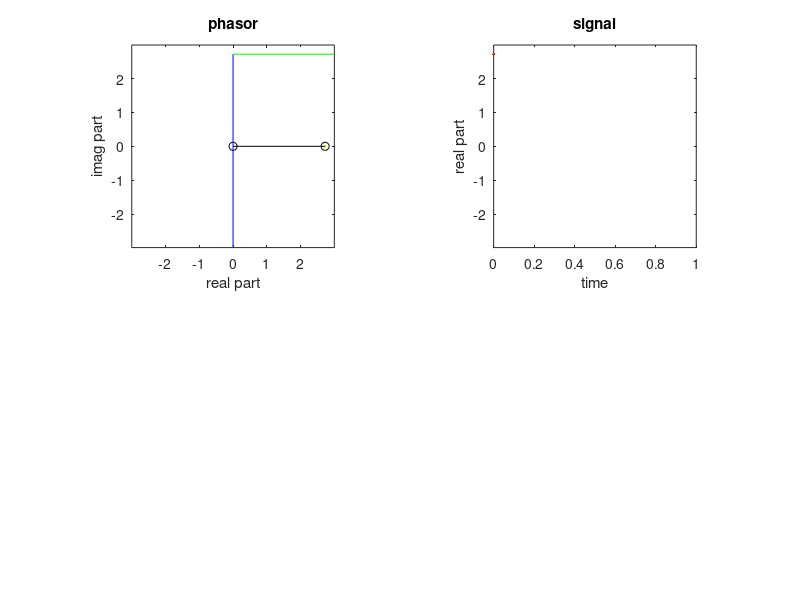

Reproduce this figure in MATLAB. (Note: this script raises an error after producing the figure.)
%	MATLAB Rotating Phasor Animation
%
%	using basic MATLAB drawing functions

clear

% 4 cycles of constant amplitude 4Hz phasor

M = 128;                    % no of samples   
step = 360/M;               % angular step (degrees)
f = 4;                      % fequency (Hz)
dt = 1/M;                   % time step (seconds)
ph = 0;                     % initial phase shift
t = 0:dt:1;                 % time axis
A = 1;                      % initial amplitude
x = exp(1);		%unit amplitude phasor
xr = real(x);               %Real part
xi = imag(x);               %Imaginary part
xmax = max([xr xi ])*1.1;	%sets amplitude axes > max plot size
tmin = min(t);              %sets t axis min = start value
tmax = max(t);              %sets t axis max = stop value


fprintf(1,'Rotating Phasor: press return to start\n')
pause;

figure(1);                          % make figure appear

for ii =1:M+1

%	timer
t0 = clock;
te = 0;

%	phasor plot

subplot(2,2,1)                      %plot phasor on previously set axes
plot(xr(1:ii),xi(1:ii),'y');        % plot phasor trajectory
hold on
plot([0,xr(ii)],[0,xi(ii)],'o-k');    % plot radial line for current phasor

plot([xi(ii),xmax],[xr(ii),xr(ii)],'g') % plot horizontal line indicating current value of xi
plot([xi(ii),xi(ii)],[-xmax,xr(ii)],'b') % plot vertical line indicating current value of xi
axis( [ -xmax xmax -xmax xmax ]);
axis('square');
title('phasor');
xlabel('real part');
ylabel('imag part');
hold off

drawnow

%	Imag signal plot

subplot(2,2,2)                          %plot sinusoid on previously set axes
plot(t(1:ii),xr(1:ii),'r');             % plot imaginary component against time
hold on;
plot([t(1),t(ii)],[xr(ii),xr(ii)],'g') % plot horizontal line indicating current value of xi
hold off
axis( [ tmin tmax -xmax xmax ]);
axis('square')
xlabel('time');
ylabel('real part');
title('signal');

drawnow

%	Real signal plot

%%%%%%%%%%%%%%%%%%
% ADD CODE HERE  %
%%%%%%%%%%%%%%%%%%


%	constant frame rate via a busy wait loop

while te < 0.2
	te = (clock - t0) * [0 0 86400 3600 60 1]';
end

end
